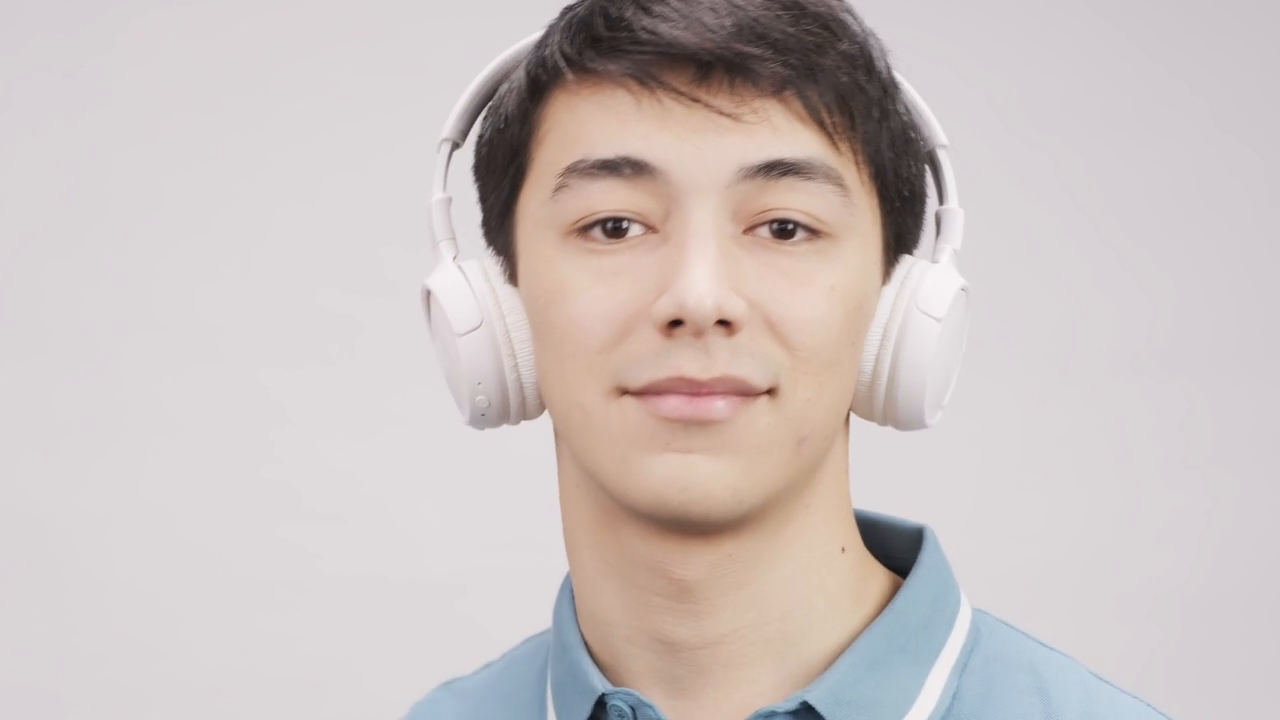
#> input picture frame 60 of data/person3.mp4, 1280 x 720 px
$ python 3_sketch_filter.py
#> lines starting #> are read from the running program, lines starting #| are printed output that depends on the picture
import cv2
import numpy as np

# cap = cv2.VideoCapture('data/person1.mp4')
# cap = cv2.VideoCapture('data/person2.mp4')
cap = cv2.VideoCapture('data/person3.mp4')


# cv2.imshow('img', img)
# cv2.imshow('sketch', sketch)
# cv2.waitKey(0)

while True:
    success, img = cap.read()
#> img is the input picture: shape (720, 1280, 3); mean B, G, R 192.6, 193.8, 203.5

    if not success:
        cap.set(cv2.CAP_PROP_POS_FRAMES, 0)
        continue

    """그레이스케일 처리"""
    gray = cv2.cvtColor(img, cv2.COLOR_BGR2GRAY)
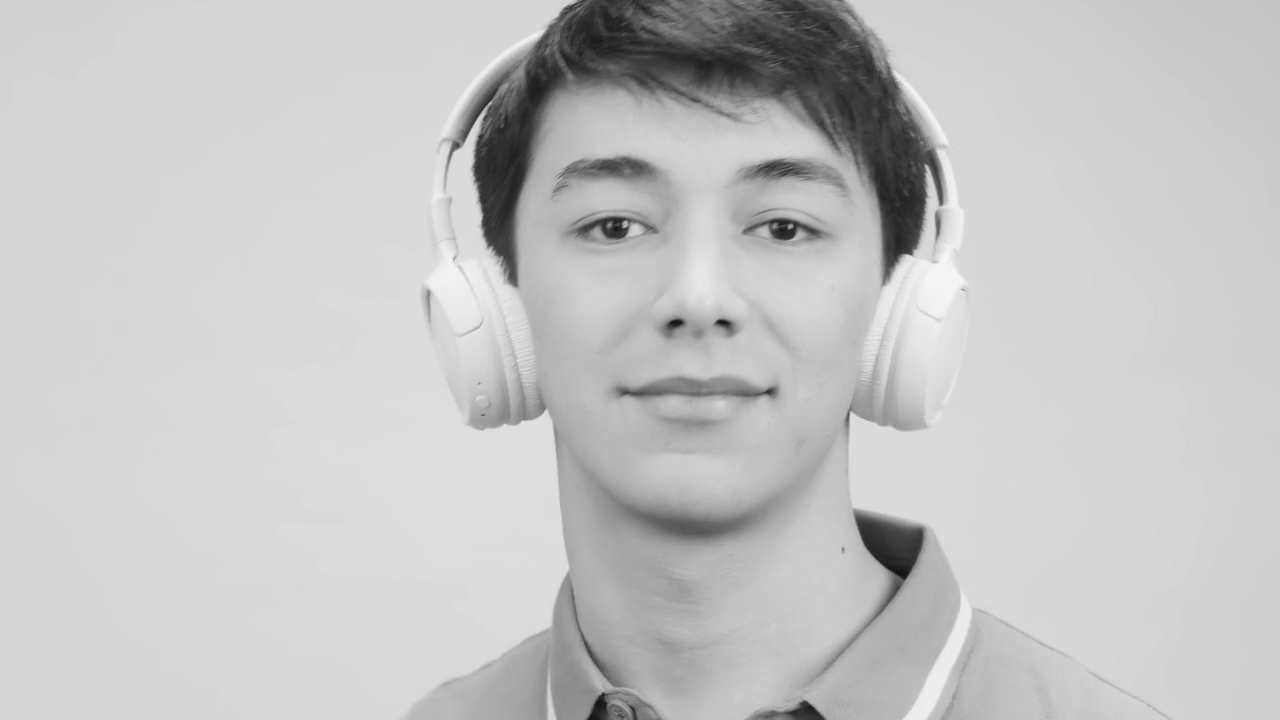
#> gray: shape (720, 1280); min 17, max 250, mean 196.6

    """색상 반전"""
    # 흑백 이미지의 밝기 반전
    inverted = cv2.bitwise_not(gray)
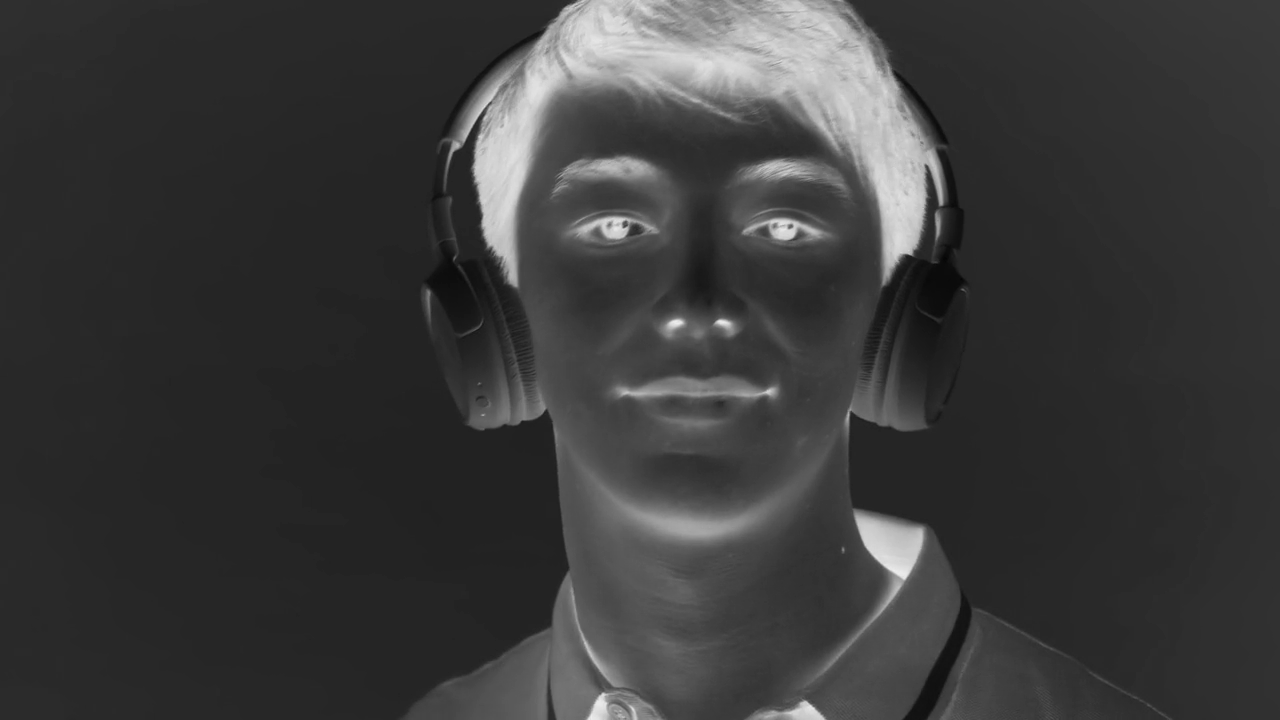
#> inverted: shape (720, 1280); min 5, max 238, mean 58.4

    """블러 처리"""
    # 커널 크기가 작아지면 세밀한 선, 크게 하면 부드러운 선
    blurred = cv2.GaussianBlur(inverted, (21,21), 0)

    """블러 이미지 합성"""
    inverted_blurred = cv2.bitwise_not(blurred)

    """스케치 필터 적용"""
    # scale(255)를 곱해 1이 되는 값을 255로 변경해 흰색 출력
    sketch = cv2.divide(gray, inverted_blurred, scale=256)
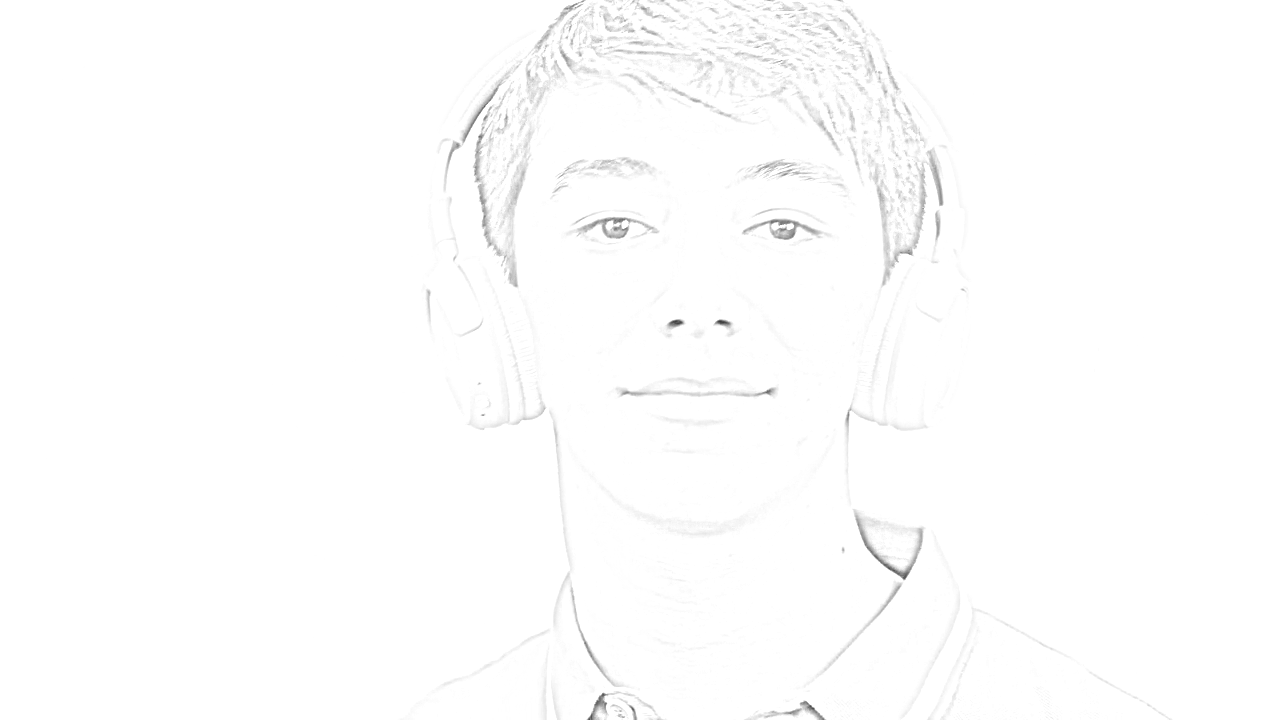
#> sketch: shape (720, 1280); min 57, max 255, mean 253.4

    cv2.imshow('img', img)
    cv2.imshow('sketch', sketch)

    if cv2.waitKey(25) & 0xFF == ord('q'):
#> (key q is pressed here)
        break

cap.release()
cv2.destroyAllWindows()

$ run again, starting later in the video
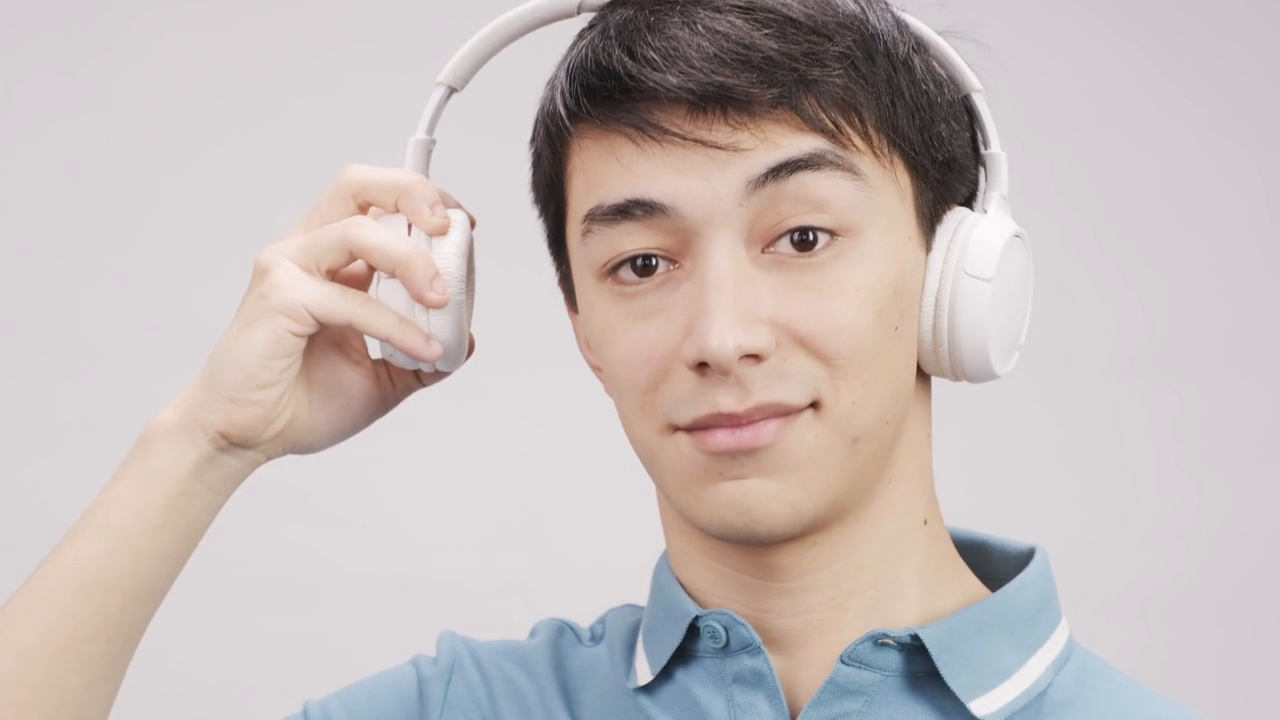
#> input picture frame 270 of data/person3.mp4, 1280 x 720 px
#> img is the input picture: shape (720, 1280, 3); mean B, G, R 186.5, 187.9, 198.1
#> `inverted = cv2.bitwise_not(gray)`:
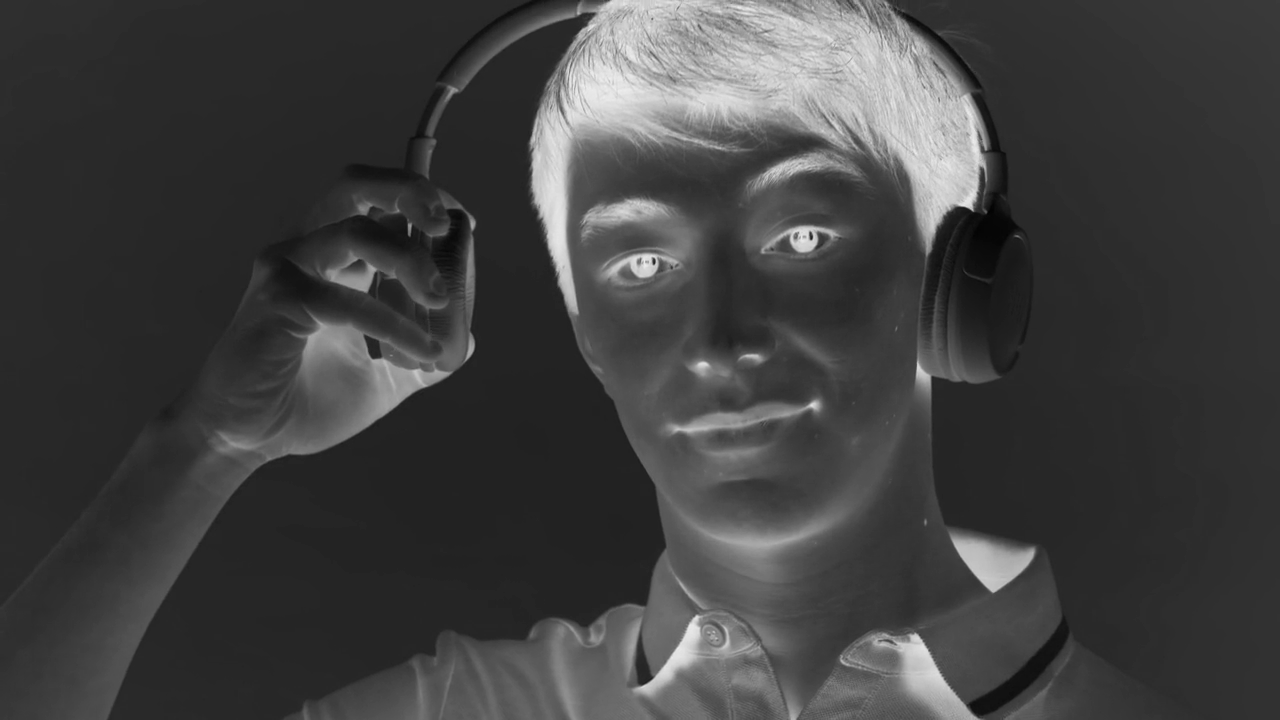
#> inverted: shape (720, 1280); min 1, max 239, mean 64.2
#> `sketch = cv2.divide(gray, inverted_blurred, scale=256)`:
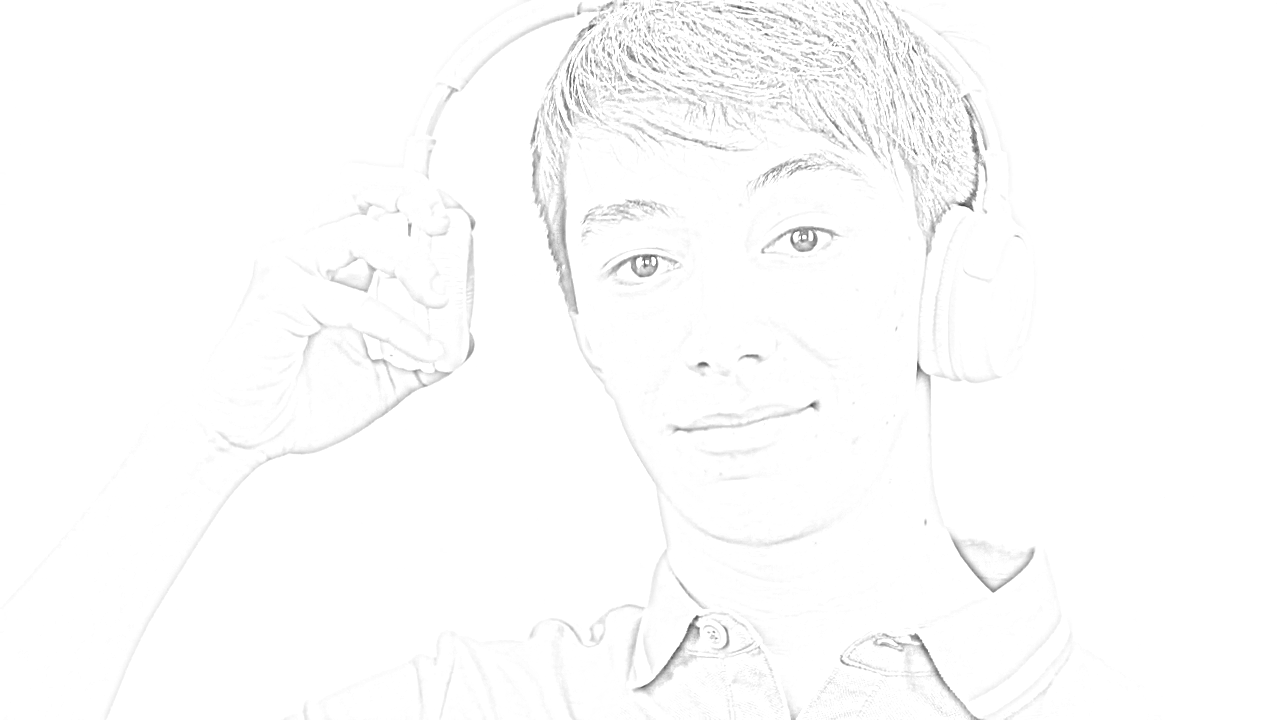
#> sketch: shape (720, 1280); min 67, max 255, mean 252.4

$ run again, starting later in the video
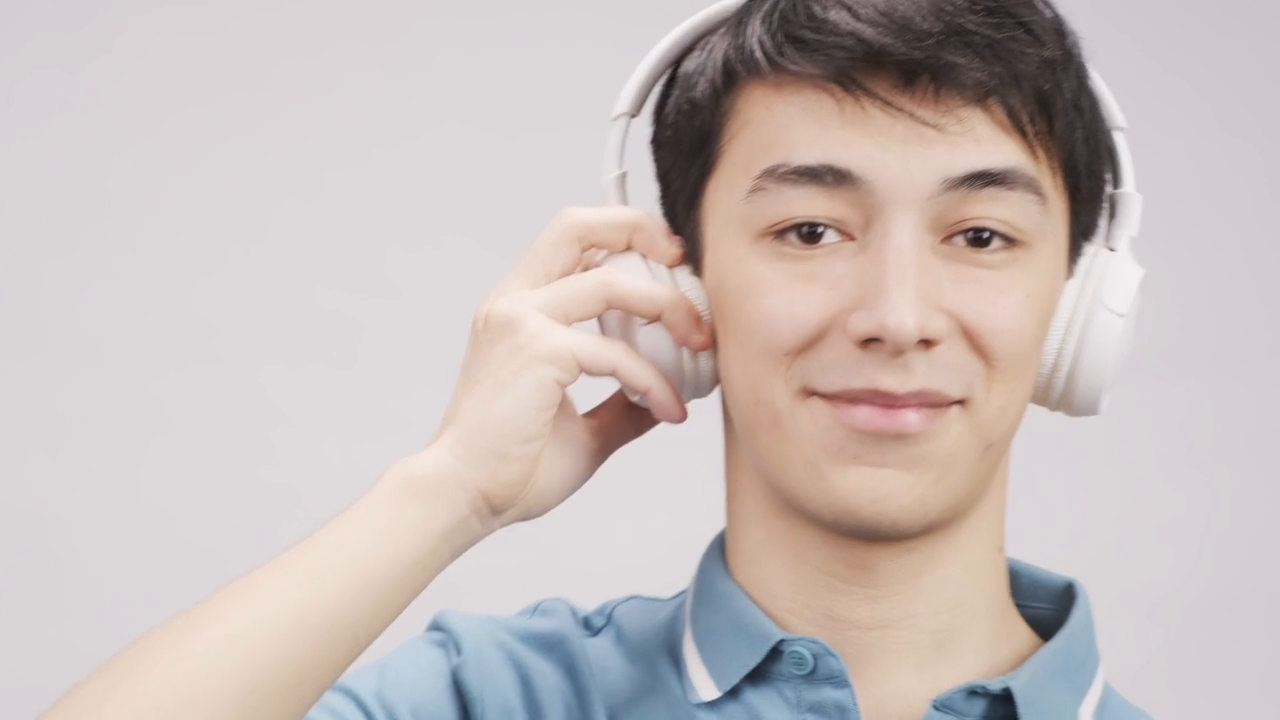
#> input picture frame 480 of data/person3.mp4, 1280 x 720 px
#> img is the input picture: shape (720, 1280, 3); mean B, G, R 187.1, 189.1, 200
#> `inverted = cv2.bitwise_not(gray)`:
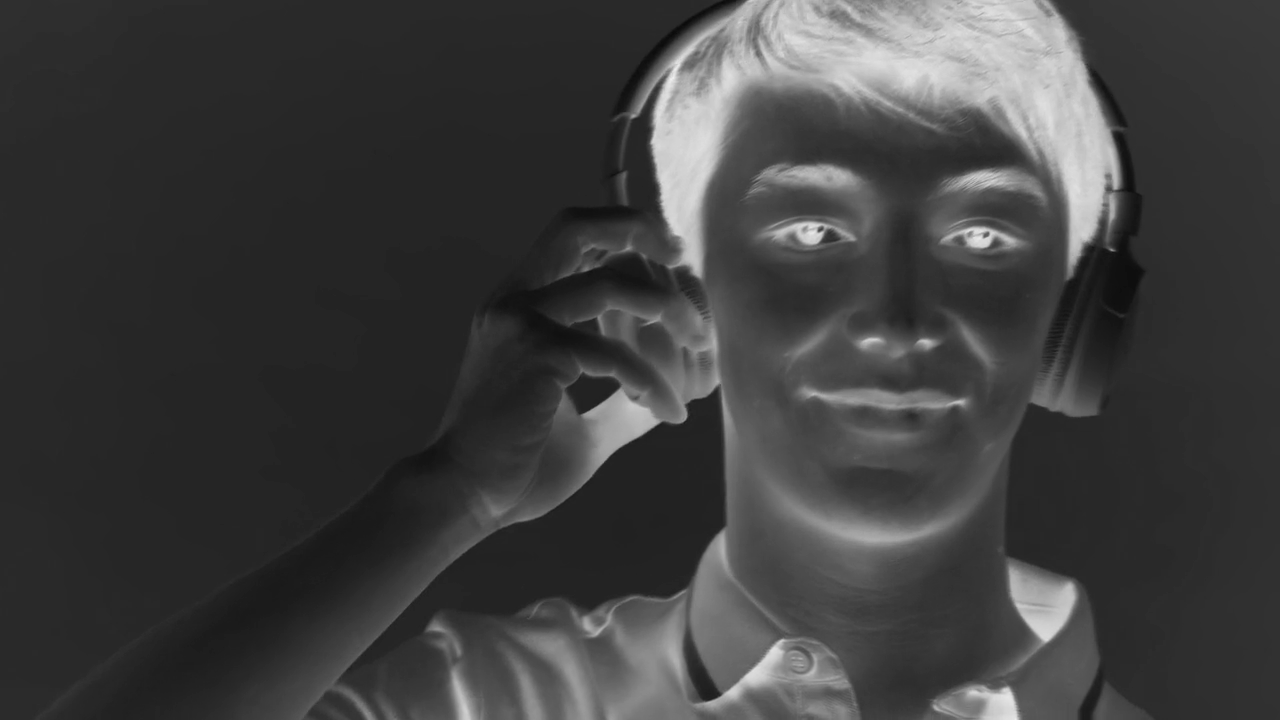
#> inverted: shape (720, 1280); min 9, max 239, mean 62.9
#> `sketch = cv2.divide(gray, inverted_blurred, scale=256)`:
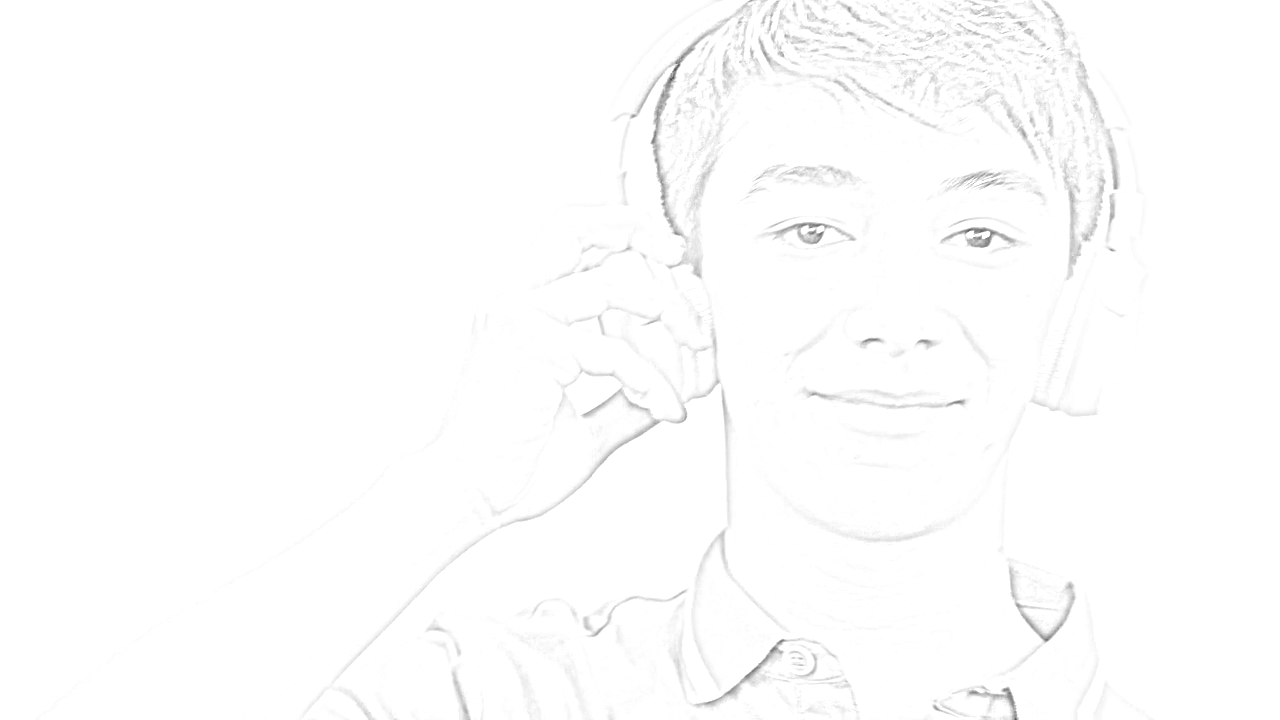
#> sketch: shape (720, 1280); min 77, max 255, mean 253.2
